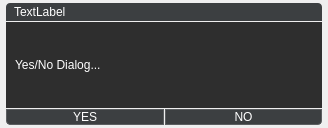
<?xml version="1.0" encoding="UTF-8"?>
<ui version="4.0">
 <class>YesNoDialog</class>
 <widget class="QDialog" name="YesNoDialog">
  <property name="windowModality">
   <enum>Qt::WindowModality::ApplicationModal</enum>
  </property>
  <property name="geometry">
   <rect>
    <x>0</x>
    <y>0</y>
    <width>328</width>
    <height>128</height>
   </rect>
  </property>
  <property name="minimumSize">
   <size>
    <width>328</width>
    <height>128</height>
   </size>
  </property>
  <property name="windowTitle">
   <string>Yes/No Dialog</string>
  </property>
  <property name="styleSheet">
   <string notr="true">QToolTip {
    background-color: #2e2e2e;
    color: #ffffff;
    border: 1px solid #5b5e60;
    padding: 4px;
    border-radius: 4px;
    opacity: 200;
    font-size: 12px;
}

QLabel {
    color: #ffffff;
}

QFrame {
    background-color: #2e2e2e;
}

QPushButton {
    background-color: #3c3f41;
    color: #ffffff;
    border: 1px solid #5b5e60;
    border-radius: 4px;
	padding: 0px 0px;
}

QPushButton:hover {
    border-color: #4a90e2;
}

QPushButton:pressed {
    background-color: #3d78b2;
    border-color: #2a5f92;
}

/*
red: ff050d
green: 0dce1d
*/</string>
  </property>
  <property name="modal">
   <bool>true</bool>
  </property>
  <layout class="QVBoxLayout" name="verticalLayout">
   <property name="spacing">
    <number>1</number>
   </property>
   <property name="leftMargin">
    <number>6</number>
   </property>
   <property name="topMargin">
    <number>3</number>
   </property>
   <property name="rightMargin">
    <number>6</number>
   </property>
   <property name="bottomMargin">
    <number>3</number>
   </property>
   <item>
    <widget class="QLabel" name="title_label">
     <property name="sizePolicy">
      <sizepolicy hsizetype="Preferred" vsizetype="Fixed">
       <horstretch>0</horstretch>
       <verstretch>0</verstretch>
      </sizepolicy>
     </property>
     <property name="minimumSize">
      <size>
       <width>0</width>
       <height>18</height>
      </size>
     </property>
     <property name="styleSheet">
      <string notr="true">QLabel {
	background-color: #3c3f41;
	border-top-left-radius: 4px;
	border-top-right-radius: 4px;
	padding-left: 5px;
}</string>
     </property>
     <property name="text">
      <string>TextLabel</string>
     </property>
     <property name="alignment">
      <set>Qt::AlignmentFlag::AlignLeading|Qt::AlignmentFlag::AlignLeft|Qt::AlignmentFlag::AlignVCenter</set>
     </property>
    </widget>
   </item>
   <item>
    <widget class="QFrame" name="frame">
     <property name="sizePolicy">
      <sizepolicy hsizetype="Preferred" vsizetype="Expanding">
       <horstretch>0</horstretch>
       <verstretch>0</verstretch>
      </sizepolicy>
     </property>
     <property name="frameShape">
      <enum>QFrame::Shape::NoFrame</enum>
     </property>
     <property name="frameShadow">
      <enum>QFrame::Shadow::Raised</enum>
     </property>
     <layout class="QHBoxLayout" name="horizontalLayout">
      <property name="spacing">
       <number>9</number>
      </property>
      <item>
       <widget class="QLabel" name="msg_label">
        <property name="sizePolicy">
         <sizepolicy hsizetype="Expanding" vsizetype="Preferred">
          <horstretch>0</horstretch>
          <verstretch>0</verstretch>
         </sizepolicy>
        </property>
        <property name="text">
         <string>Yes/No Dialog...</string>
        </property>
        <property name="wordWrap">
         <bool>true</bool>
        </property>
       </widget>
      </item>
     </layout>
    </widget>
   </item>
   <item>
    <widget class="QFrame" name="frame_2">
     <property name="styleSheet">
      <string notr="true">QFrame {
	background: transparent;
	border-bottom-left-radius: 9px;
	border-bottom-right-radius: 9px;
}</string>
     </property>
     <property name="frameShape">
      <enum>QFrame::Shape::NoFrame</enum>
     </property>
     <property name="frameShadow">
      <enum>QFrame::Shadow::Raised</enum>
     </property>
     <layout class="QHBoxLayout" name="horizontalLayout_2">
      <property name="spacing">
       <number>1</number>
      </property>
      <property name="leftMargin">
       <number>0</number>
      </property>
      <property name="topMargin">
       <number>0</number>
      </property>
      <property name="rightMargin">
       <number>0</number>
      </property>
      <property name="bottomMargin">
       <number>0</number>
      </property>
      <item>
       <widget class="QPushButton" name="yes_btn">
        <property name="minimumSize">
         <size>
          <width>0</width>
          <height>0</height>
         </size>
        </property>
        <property name="styleSheet">
         <string notr="true">QPushButton {
	border-bottom-right-radius: 0px;
	border-top-left-radius: 0px;
	border-top-right-radius: 0px;
}</string>
        </property>
        <property name="text">
         <string>YES</string>
        </property>
       </widget>
      </item>
      <item>
       <widget class="QPushButton" name="no_btn">
        <property name="minimumSize">
         <size>
          <width>0</width>
          <height>0</height>
         </size>
        </property>
        <property name="styleSheet">
         <string notr="true">QPushButton {
	border-bottom-left-radius: 0px;
	border-top-left-radius: 0px;
	border-top-right-radius: 0px;
}</string>
        </property>
        <property name="text">
         <string>NO</string>
        </property>
       </widget>
      </item>
     </layout>
    </widget>
   </item>
  </layout>
 </widget>
 <resources/>
 <connections/>
</ui>
